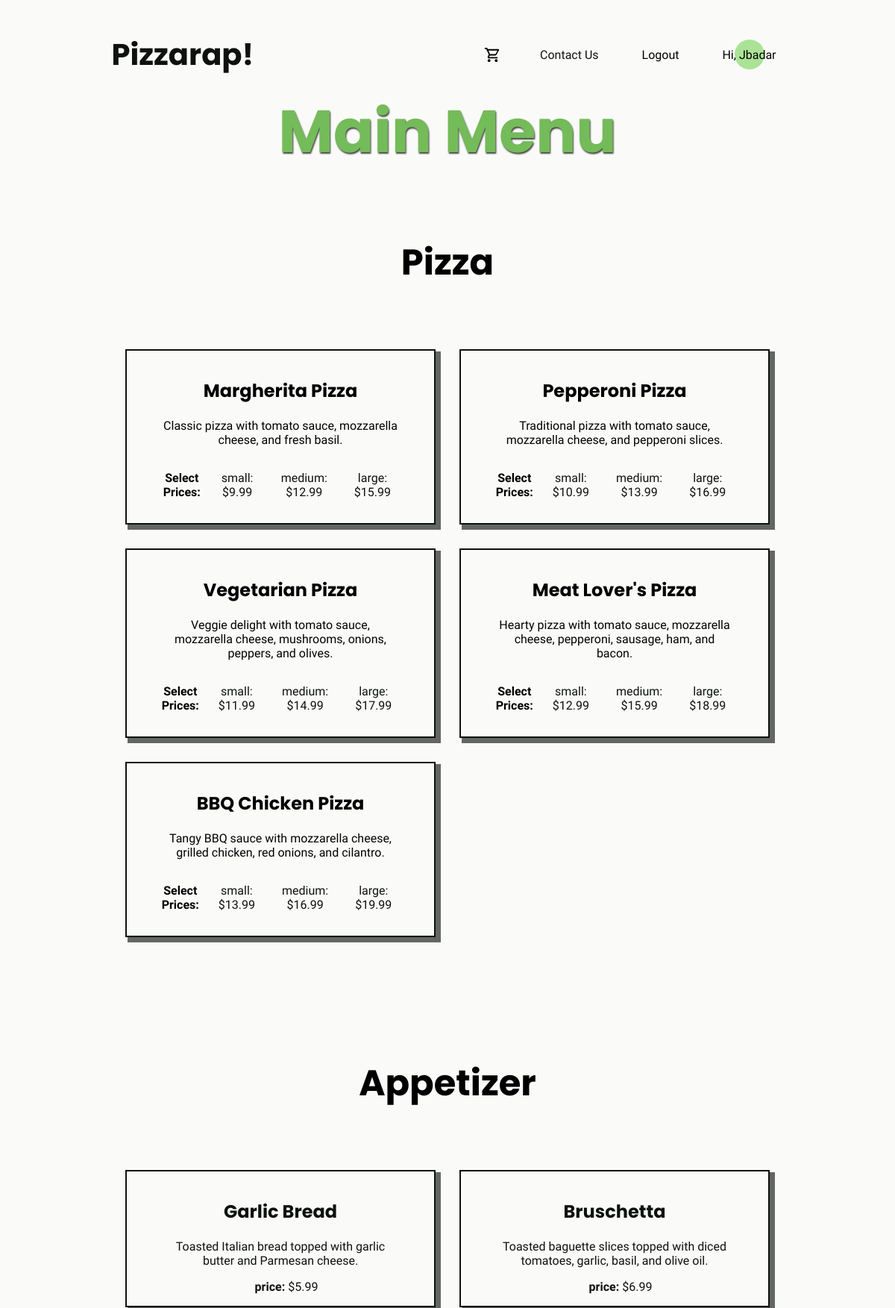
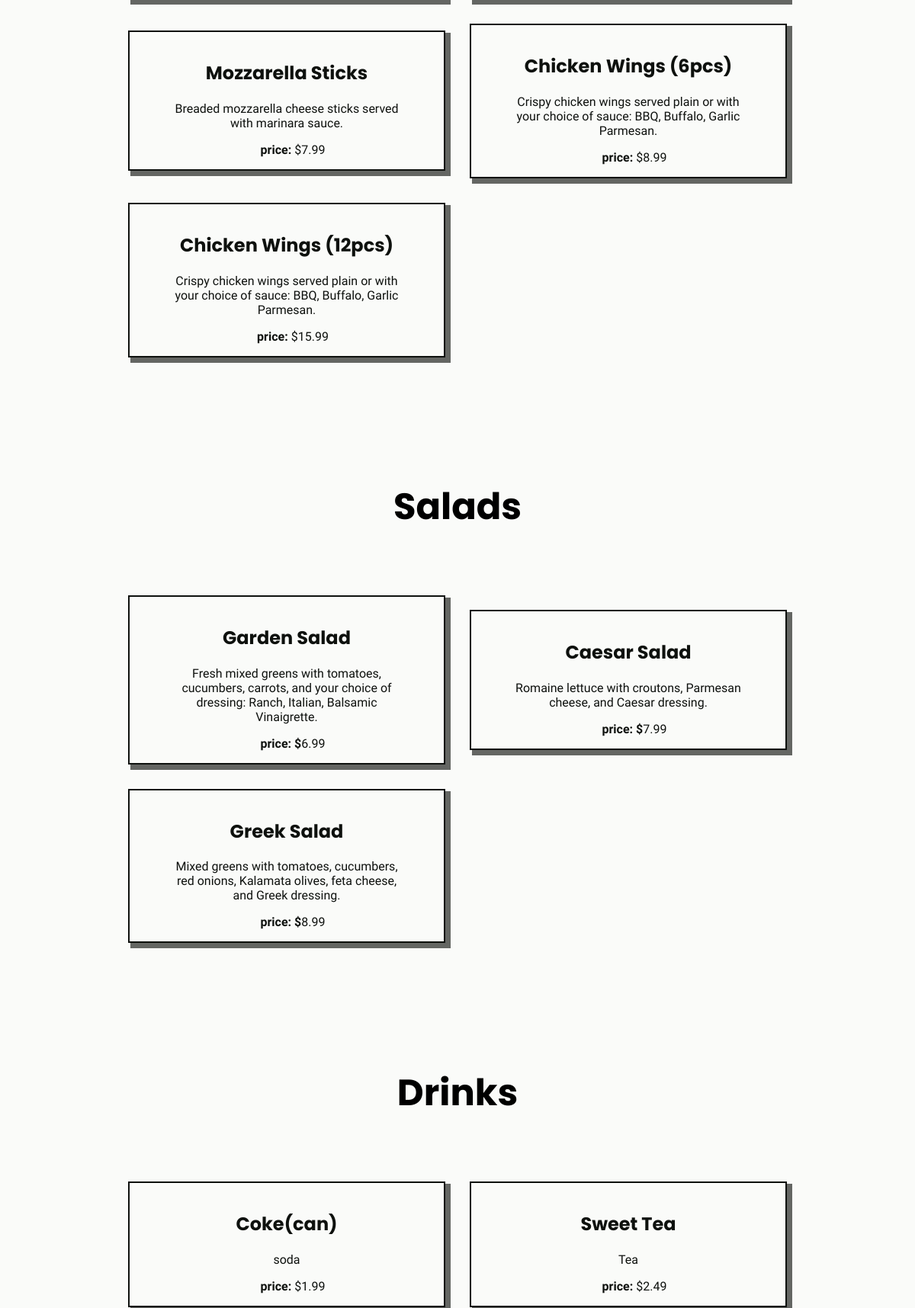
/home/main (signed in, upper part), run on the app's committed database (2 pictures, top to bottom).
### pizzaplace/models.py (models this page shows, shortened)
class pizza_detail(models.Model):
    pizza_name = models.CharField(max_length=50, blank=False)
    pizza_description = models.TextField()
    small_price = models.DecimalField(max_digits=6, decimal_places=2)
    medium_price = models.DecimalField(max_digits=6, decimal_places=2)
    large_price = models.DecimalField(max_digits=6, decimal_places=2)

class Appetizer(models.Model):
    name = models.CharField(max_length=50, blank=False)
    description = models.TextField()
    price = models.DecimalField(max_digits=6, decimal_places=2)

class Salad(models.Model):
    name = models.CharField(max_length=50, blank=False)
    description = models.TextField()
    price = models.DecimalField(max_digits=6, decimal_places=2)

class Drink(models.Model):
    name = models.CharField(max_length=50, blank=False)
    description = models.TextField()
    price = models.DecimalField(max_digits=6, decimal_places=2)

### pizzaplace/views.py (the view)
# urls.py: path("home/main", views.main, name="main-page"),
def main(request):
    pizza_details = pizza_detail.objects.all()
    appetizer = Appetizer.objects.all()
    salad = Salad.objects.all()
    drink = Drink.objects.all()
    return render(request, "pizzaplace/main.html", {
        "pizzas": pizza_details,
        "appetizers": appetizer,
        "salads": salad,
        "drinks": drink
    })

### pizzaplace/templates/pizzaplace/main.html (shortened to what this page needs)
{% extends 'base.html' %}
{% load static %}
{% block style %}
<link rel="stylesheet" href="{% static "pizzaplace/main.css" %}">
{% endblock %}
{% block content %}
<h1 class = "menu">Main Menu</h1>
    <div class="all-menu">
    <h1 class="label">Pizza</h1>
        <div class="menu-main">
    {% for pizza in pizzas %}
        {% include "pizzaplace/include/pizza_card.html" %}
    {% endfor %}
    </div>
    <h1 class="label">Appetizer</h1>
    <div class="menu-main">
     {% for appetizer in appetizers %}
        {% include "pizzaplace/include/appetizer.html" %}
    {% endfor %}
    </div>
    <h1 class="label" >Salads</h1>
    <div class="menu-main">
     {% for salad in salads %}
        {% include "pizzaplace/include/salad.html" %}
    {% endfor %}
    </div>
     <h1 class="label">Drinks</h1>
    <div class="menu-main">
     {% for drink in drinks %}
        {% include "pizzaplace/include/drink.html" %}
    {% endfor %}
    </div>
    </div>
{% endblock %}

### templates/base.html (shortened to what this page needs)
<!DOCTYPE html>
{% load static %}
<html lang="en">
<head>
 <link rel="stylesheet" href="{% static "header.css" %}">
    {% block style %}
    {% endblock %}
</head>
<body>
<header>
<h2 class="icon"><a href="{% url "home" %}">Pizzarap!</a></h2>
    <div class="links">
        <ul class="links" >
            <li><a href="{% url 'cart' %}"></a></li>
            <li><a href="{% url 'login' %}" >Contact Us</a></li>
                  {% if user.is_authenticated %}
        <li><form action="{% url 'logout' %}" method="post">
            <button id="logoutbtn" type="submit">Logout</button>
          </form></li>
      {% else %}
        <li><a href="{% url 'login' %}">Login</a></li>{% endif %}
    {% if user.is_authenticated and user.username %}
    <li class="name">
        Hi, {{ user.username | title }}
        <span class="circle"></span>
    </li>
{% endif %}
        </ul>
    </div>
</header>
  {% block content %}
  {% endblock %}
</body>
</html>

### pizzaplace/templates/pizzaplace/include/pizza_card.html
{% load static %}
<article>
        <div class="pizza_card">
            <h2>{{ pizza.pizza_name }}</h2>
            <p>{{ pizza.pizza_description }}</p>
            <ul class="prices">
                <p>Select Prices:</p>
                <li><a class="purchase-link" data-name="{{ pizza.pizza_name }}" data-price="{{ pizza.small_price }}" href="">small: ${{ pizza.small_price }}</a></li>
                <li><a class="purchase-link" data-name="{{ pizza.pizza_name }}" data-price="{{ pizza.medium_price }}" href="">medium: ${{ pizza.medium_price }}</a></li>
                <li><a class="purchase-link" data-name="{{ pizza.pizza_name }}" data-price="{{ pizza.large_price }}" href="">large: ${{ pizza.large_price }}</a></li>
            </ul>
        </div>
</article>

### pizzaplace/templates/pizzaplace/include/appetizer.html
{% load static %}
<article>
    <a href="#">
        <div class="pizza_card">
            <h2>{{ appetizer.name }}</h2>
            <p>{{ appetizer.description }}</p>
            <ul class="prices">
                <li><a class="purchase-link" data-name="{{ appetizer.name }}" data-price="{{ appetizer.price }}"  href=""><b>price:</b> ${{ appetizer.price}}</a></li>
            </ul>
        </div>
    </a>
</article>

### pizzaplace/templates/pizzaplace/include/salad.html
{% load static %}
<article>
    <a href="#">
        <div class="pizza_card">
            <h2>{{ salad.name }}</h2>
            <p>{{ salad.description }}</p>
            <ul class="prices">
                <li><a class="purchase-link" data-name="{{ salad.name }}" data-price="{{ salad.price }}"  href=""><b>price: $</b>{{ salad.price }}</a></li>
            </ul>
        </div>
    </a>
</article>

### pizzaplace/templates/pizzaplace/include/drink.html
{% load static %}
<article>
    <a href="#">
        <div class="pizza_card">
            <h2>{{ drink.name }}</h2>
            <p>{{ drink.description }}</p>
            <ul class="prices">
                <li><a class="purchase-link" data-name="{{ drink.name }}" data-price="{{ drink.price }}" href="" ><b>price:</b> ${{ drink.price }}</a></li>
            </ul>
        </div>
    </a>
</article>

### static/header.css (style rules this page uses)
:root { --primary: #74BB59; --secondary: #ABE396; --accent:#86E762; --dark: #0E110E; --light: #FAFBF9; }
h1, h2, h3, h4, h5 { font-family: 'Poppins'; font-weight: 700; }
body { margin: 0px; padding: 0px; font-family: 'Source Sans 3'; font-weight: 400; background-color: var(--light); display: flex; height: 100vh; flex-direction: column; justify-content: center; align-items: center; margin-bottom: 2rem; }
header { font-family: 'Source Sans 3'; width: 100%; position: absolute; top: 10px; display: flex; justify-content: space-around; align-items: center; z-index: 1000; }
.links { display: flex; gap: 2rem; margin: 0; padding: 0; justify-content: center; align-items: center; }
.links ul { display: flex; align-items: center; justify-content: center; margin: 0; padding: 0; / list-style: none; height: 100%; }
li { list-style: none; margin: 0 10px; transition: transform 0.3s; }
a { text-decoration: none; color: var(--dark); }
.icon { font-size: 2.5rem; transition: transform .6s; }
svg { width: 23px; height: auto; vertical-align: middle; }
#logoutbtn { font-size: 1rem; align-self: center ; font-family: 'Source Sans 3'; background-color: transparent; border: transparent; }
.name { position: relative; display: inline-block; }
.name .circle { position: absolute; top: 50%; left: 50%; transform: translate(-50%, -50%); width: 40px; height: 40px; border-radius: 50%; background-color: var(--secondary); z-index: -1; }

### pizzaplace/static/pizzaplace/main.css (style rules this page uses)
.all-menu { display: flex; flex-direction: column; max-height: 60vh; gap:3rem; align-items: center; max-width: 80%; }
.menu-main { display: grid; grid-template-columns: repeat(auto-fill, minmax(200px, 1fr)); grid-auto-flow: dense; justify-content: center; align-items: center; gap: 2rem; width: 90%; margin-bottom: 5rem; }
.menu { text-shadow: 1px 2px 2px rgba(14, 17, 14, 0.78); text-align: center; font-size: 5rem; margin-top: 5rem; margin-bottom: 3rem; color: var(--primary); }
.pizza_card { text-align: center; padding: 1rem 3rem; border: 2px solid var(--dark); box-shadow: 5px 5px 0px 2px rgba(14, 17, 14, 0.63); }
.prices { display: flex; gap:1rem; margin: 0px; padding: 0px; align-items: center; justify-content: center; }
.prices p { font-weight: bolder; }
li { transition: transform 0.3s; }
.label { font-size: 3rem; }
@media (min-width: 768px) { .menu-main { grid-template-columns: repeat(2, minmax(200px, 1fr)); } }

### data on the page
pizza_detail: pizza_name "Margherita Pizza", pizza_description "Classic pizza with tomato sauce, mozzarella cheese, and fresh basil.", small_price "9.99", medium_price "12.99", large_price "15.99"
pizza_detail: pizza_name "Pepperoni Pizza", pizza_description "Traditional pizza with tomato sauce, mozzarella cheese, and pepperoni slices.", small_price "10.99", medium_price "13.99", large_price "16.99"
pizza_detail: pizza_name "Vegetarian Pizza", pizza_description "Veggie delight with tomato sauce, mozzarella cheese, mushrooms, onions, peppers, and olives.", small_price "11.99", medium_price "14.99", large_price "17.99"
pizza_detail: pizza_name "Meat Lover's Pizza", pizza_description "Hearty pizza with tomato sauce, mozzarella cheese, pepperoni, sausage, ham, and bacon.", small_price "12.99", medium_price "15.99", large_price "18.99"
pizza_detail: pizza_name "BBQ Chicken Pizza", pizza_description "Tangy BBQ sauce with mozzarella cheese, grilled chicken, red onions, and cilantro.", small_price "13.99", medium_price "16.99", large_price "19.99"
Appetizer: name "Garlic Bread", description "Toasted Italian bread topped with garlic butter and Parmesan cheese.", price "5.99"
Appetizer: name "Bruschetta", description "Toasted baguette slices topped with diced tomatoes, garlic, basil, and olive oil.", price "6.99"
Appetizer: name "Mozzarella Sticks", description "Breaded mozzarella cheese sticks served with marinara sauce.", price "7.99"
Appetizer: name "Chicken Wings (6pcs)", description "Crispy chicken wings served plain or with your choice of sauce: BBQ, Buffalo, Garlic Parmesan.", price "8.99"
Appetizer: name "Chicken Wings (12pcs)", description "Crispy chicken wings served plain or with your choice of sauce: BBQ, Buffalo, Garlic Parmesan.", price "15.99"
Salad: name "Garden Salad", description "Fresh mixed greens with tomatoes, cucumbers, carrots, and your choice of dressing: Ranch, Italian, Balsamic Vinaigrette.", price "6.99"
Salad: name "Caesar Salad", description "Romaine lettuce with croutons, Parmesan cheese, and Caesar dressing.", price "7.99"
Salad: name "Greek Salad", description "Mixed greens with tomatoes, cucumbers, red onions, Kalamata olives, feta cheese, and Greek dressing.", price "8.99"
Drink: name "Coke(can)", description "soda", price "1.99"
Drink: name "Sweet Tea", description "Tea", price "2.49"

### other printed values
{{ user.username | title }} "Jbadar"
